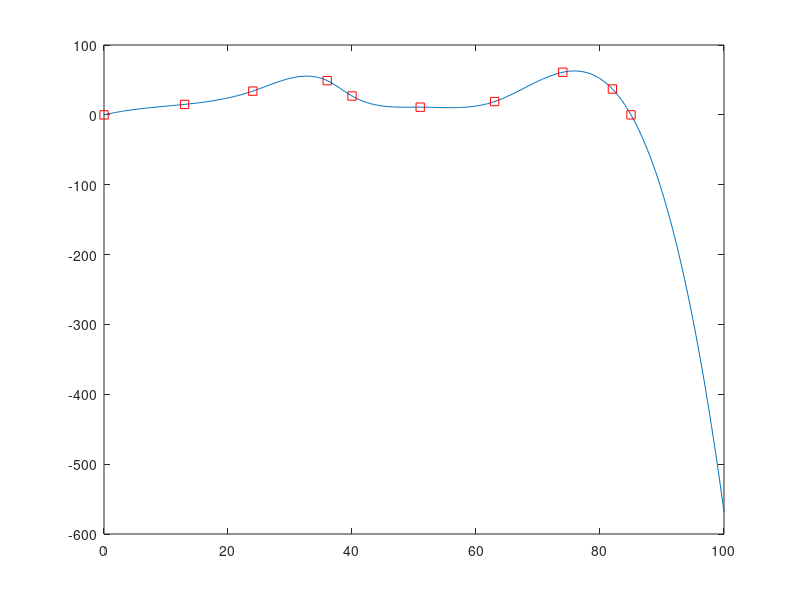

This chart was generated by the following MATLAB code:
%Spline
clc; clear all; close all;
X = [0,13,24,36,40,51,63,74,82,85];
Y = [0,15,34,49,27,11,19,61,37,0];
sp = spline(X,Y);
sp.breaks
sp.coefs
xx = linspace(0,100,300);
yy = fnval(sp,xx);
figure(1);
plot(xx,yy);hold on
plot(X,Y,'sr');hold off;